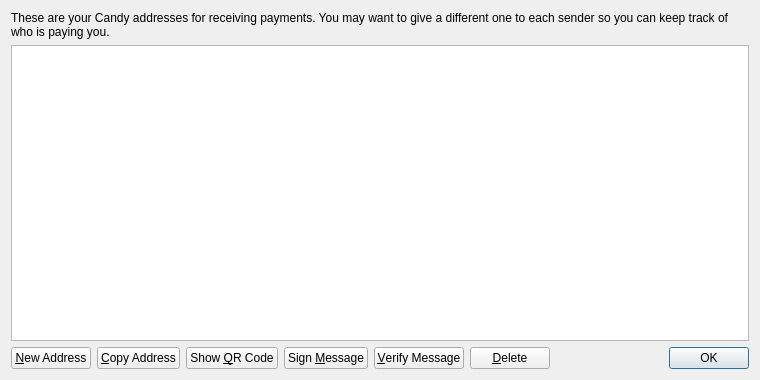
<?xml version="1.0" encoding="UTF-8"?>
<ui version="4.0">
 <class>AddressBookPage</class>
 <widget class="QWidget" name="AddressBookPage">
  <property name="geometry">
   <rect>
    <x>0</x>
    <y>0</y>
    <width>760</width>
    <height>380</height>
   </rect>
  </property>
  <property name="windowTitle">
   <string>Address Book</string>
  </property>
  <layout class="QVBoxLayout" name="verticalLayout">
   <item>
    <widget class="QLabel" name="labelExplanation">
     <property name="text">
      <string>These are your Candy addresses for receiving payments. You may want to give a different one to each sender so you can keep track of who is paying you.</string>
     </property>
     <property name="textFormat">
      <enum>Qt::PlainText</enum>
     </property>
     <property name="wordWrap">
      <bool>true</bool>
     </property>
    </widget>
   </item>
   <item>
    <widget class="QTableView" name="tableView">
     <property name="contextMenuPolicy">
      <enum>Qt::CustomContextMenu</enum>
     </property>
     <property name="toolTip">
      <string>Double-click to edit address or label</string>
     </property>
     <property name="tabKeyNavigation">
      <bool>false</bool>
     </property>
     <property name="alternatingRowColors">
      <bool>true</bool>
     </property>
     <property name="selectionMode">
      <enum>QAbstractItemView::SingleSelection</enum>
     </property>
     <property name="selectionBehavior">
      <enum>QAbstractItemView::SelectRows</enum>
     </property>
     <property name="sortingEnabled">
      <bool>true</bool>
     </property>
     <attribute name="verticalHeaderVisible">
      <bool>false</bool>
     </attribute>
    </widget>
   </item>
   <item>
    <layout class="QHBoxLayout" name="horizontalLayout">
     <item>
      <widget class="QPushButton" name="newAddressButton">
       <property name="toolTip">
        <string>Create a new address</string>
       </property>
       <property name="text">
        <string>&amp;New Address</string>
       </property>
       <property name="icon">
        <iconset resource="../bitcoin.qrc">
         <normaloff>:/icons/add</normaloff>:/icons/add</iconset>
       </property>
      </widget>
     </item>
     <item>
      <widget class="QPushButton" name="copyToClipboard">
       <property name="toolTip">
        <string>Copy the currently selected address to the system clipboard</string>
       </property>
       <property name="text">
        <string>&amp;Copy Address</string>
       </property>
       <property name="icon">
        <iconset resource="../bitcoin.qrc">
         <normaloff>:/icons/editcopy</normaloff>:/icons/editcopy</iconset>
       </property>
      </widget>
     </item>
     <item>
      <widget class="QPushButton" name="showQRCode">
       <property name="text">
        <string>Show &amp;QR Code</string>
       </property>
       <property name="icon">
        <iconset resource="../bitcoin.qrc">
         <normaloff>:/icons/qrcode</normaloff>:/icons/qrcode</iconset>
       </property>
      </widget>
     </item>
     <item>
      <widget class="QPushButton" name="signMessage">
       <property name="toolTip">
        <string>Sign a message to prove you own a Candy address</string>
       </property>
       <property name="text">
        <string>Sign &amp;Message</string>
       </property>
       <property name="icon">
        <iconset resource="../bitcoin.qrc">
         <normaloff>:/icons/edit</normaloff>:/icons/edit</iconset>
       </property>
      </widget>
     </item>
     <item>
      <widget class="QPushButton" name="verifyMessage">
       <property name="toolTip">
        <string>Verify a message to ensure it was signed with a specified Candy address</string>
       </property>
       <property name="text">
        <string>&amp;Verify Message</string>
       </property>
       <property name="icon">
        <iconset resource="../bitcoin.qrc">
         <normaloff>:/icons/transaction_0</normaloff>:/icons/transaction_0</iconset>
       </property>
      </widget>
     </item>
     <item>
      <widget class="QPushButton" name="deleteButton">
       <property name="toolTip">
        <string>Delete the currently selected address from the list</string>
       </property>
       <property name="text">
        <string>&amp;Delete</string>
       </property>
       <property name="icon">
        <iconset resource="../bitcoin.qrc">
         <normaloff>:/icons/remove</normaloff>:/icons/remove</iconset>
       </property>
      </widget>
     </item>
     <item>
      <spacer name="horizontalSpacer">
       <property name="orientation">
        <enum>Qt::Horizontal</enum>
       </property>
       <property name="sizeHint" stdset="0">
        <size>
         <width>40</width>
         <height>20</height>
        </size>
       </property>
      </spacer>
     </item>
     <item>
      <widget class="QDialogButtonBox" name="buttonBox">
       <property name="sizePolicy">
        <sizepolicy hsizetype="Maximum" vsizetype="Fixed">
         <horstretch>0</horstretch>
         <verstretch>0</verstretch>
        </sizepolicy>
       </property>
       <property name="standardButtons">
        <set>QDialogButtonBox::Ok</set>
       </property>
      </widget>
     </item>
    </layout>
   </item>
  </layout>
 </widget>
 <resources>
  <include location="../bitcoin.qrc"/>
 </resources>
 <connections/>
</ui>
